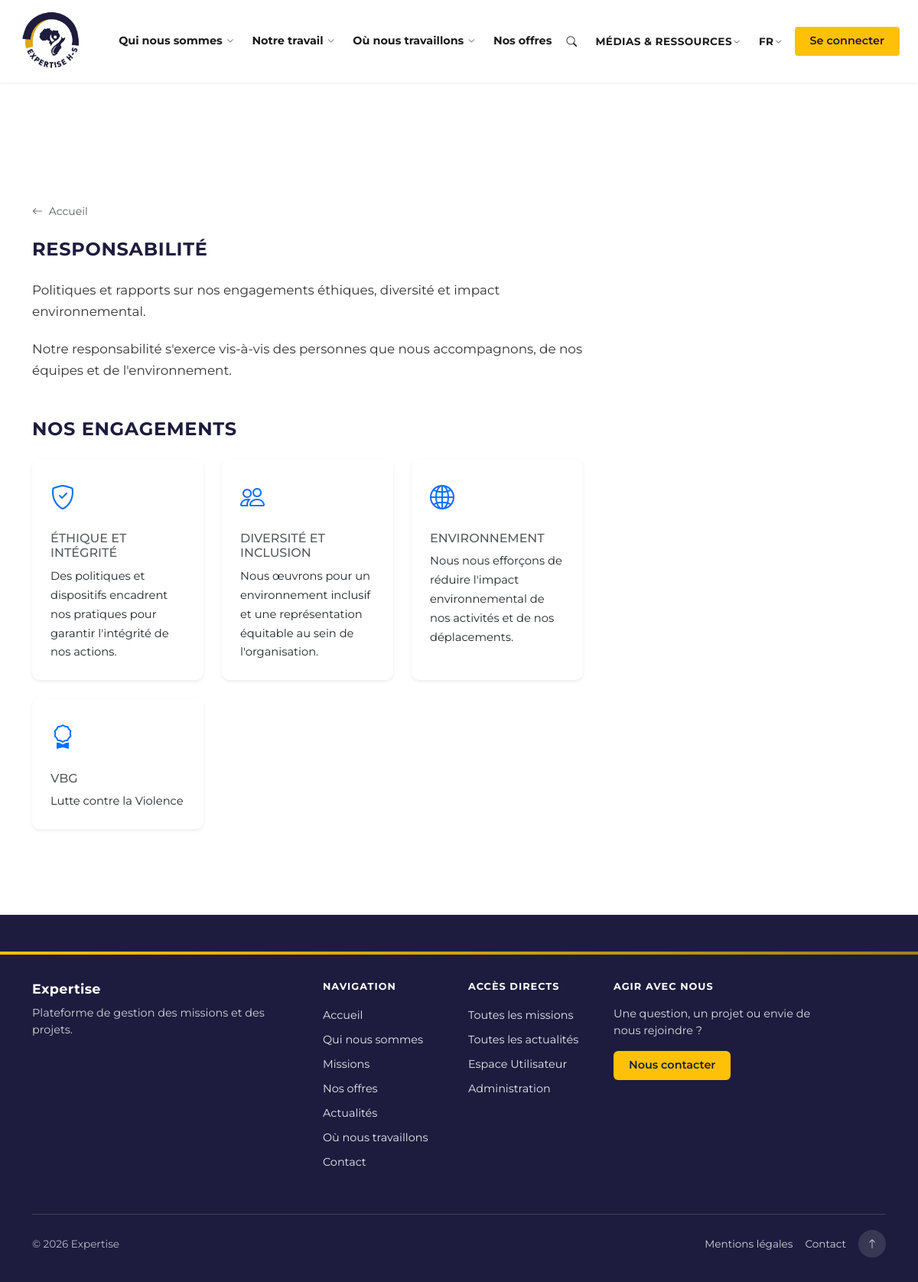
Screenshot of /responsibility.php with the database file from the repository.
### tables this page shows
CREATE TABLE `responsibility_page` (
  `id` int UNSIGNED NOT NULL,
  `organisation_id` int UNSIGNED DEFAULT NULL COMMENT 'NULL = contenu par d??faut',
  `intro_block1` text,
  `intro_block2` text,
  `created_at` timestamp NULL DEFAULT CURRENT_TIMESTAMP,
  `updated_at` timestamp NULL DEFAULT CURRENT_TIMESTAMP ON UPDATE CURRENT_TIMESTAMP
);

CREATE TABLE `responsibility_commitment` (
  `id` int UNSIGNED NOT NULL,
  `organisation_id` int UNSIGNED DEFAULT NULL COMMENT 'NULL = global',
  `title` varchar(255) NOT NULL,
  `description` text,
  `icon` varchar(100) DEFAULT NULL COMMENT 'Bootstrap Icons class e.g. bi-shield-check',
  `sort_order` int NOT NULL DEFAULT '0',
  `created_at` timestamp NULL DEFAULT CURRENT_TIMESTAMP,
  `updated_at` timestamp NULL DEFAULT CURRENT_TIMESTAMP ON UPDATE CURRENT_TIMESTAMP
);

### responsibility.php (the view, shortened to what this page needs)
<?php
$organisation = null;
$responsibilityPage = null;
$commitments = [];
require_once __DIR__ . '/inc/db.php';
if ($pdo) {
    $orgId = $organisation ? (int) $organisation->id : null;
    try {
        $stmt = $pdo->prepare("SELECT id, intro_block1, intro_block2 FROM responsibility_page WHERE organisation_id = ? OR organisation_id IS NULL ORDER BY organisation_id IS NULL ASC LIMIT 1");
        $stmt->execute([$orgId]);
        $responsibilityPage = $stmt->fetch(PDO::FETCH_OBJ);
    if (empty($commitments)) {
        $stmt = $pdo->query("SELECT id, title, description, icon FROM responsibility_commitment WHERE organisation_id IS NULL ORDER BY sort_order ASC, id ASC");
        $commitments = $stmt ? $stmt->fetchAll(PDO::FETCH_OBJ) : [];
    }
    } catch (PDOException $e) {
        $responsibilityPage = null;
        $commitments = [];
    }
}
require_once __DIR__ . '/inc/page-static.php';
?>
    <section class="py-5 page-content responsibility-page">
        <div class="container">
            <nav aria-label="Fil d'Ariane" class="mb-4">
                <a href="<?= htmlspecialchars($baseUrl) ?>index.php" class="text-muted text-decoration-none small"><i class="bi bi-arrow-left me-1"></i> Accueil</a>
            </nav>
            <h1 class="section-heading mb-4">Responsabilité</h1>
            <div class="content-prose mb-5">
                <?php if ($responsibilityPage && (trim($responsibilityPage->intro_block1 ?? '') !== '' || trim($responsibilityPage->intro_block2 ?? '') !== '')): ?>
                    <?php if (trim($responsibilityPage->intro_block1 ?? '') !== ''): ?>
                    <p><?= nl2br(htmlspecialchars($responsibilityPage->intro_block1)) ?></p>
                    <?php endif; ?>
                    <?php if (trim($responsibilityPage->intro_block2 ?? '') !== ''): ?>
                    <p><?= nl2br(htmlspecialchars($responsibilityPage->intro_block2)) ?></p>
                    <?php endif; ?>
                <?php else: ?>
                    <p>Politiques et rapports sur nos engagements éthiques, diversité et impact environnemental.</p>
                    <p>Notre responsabilité s'exerce vis-à-vis des personnes que nous accompagnons, de nos équipes et de l'environnement.</p>
                <?php endif; ?>
            </div>
            <section class="responsibility-commitments content-prose" aria-labelledby="responsibility-commitments-heading">
                <h2 id="responsibility-commitments-heading" class="section-heading mb-4">Nos engagements</h2>
                <div class="row g-4">
                    <?php
                    $defaultIcon = 'bi-file-earmark';
                    if (!empty($commitments)):
                        foreach ($commitments as $commitment):
                            $iconClass = !empty($commitment->icon) ? $commitment->icon : $defaultIcon;
                    ?>
                    <div class="col-md-4">
                        <div class="card border-0 h-100 shadow-sm responsibility-commitment-card">
                            <div class="card-body p-4">
                                <div class="responsibility-commitment-icon mb-3"><i class="bi <?= htmlspecialchars($iconClass) ?> text-primary"></i></div>
                                <h3 class="h6 text-uppercase text-muted mb-2"><?= htmlspecialchars($commitment->title) ?></h3>
                                <p class="mb-0 small"><?= nl2br(htmlspecialchars($commitment->description ?? '')) ?></p>
                            </div>
                        </div>
                    </div>
                    <?php
                        endforeach;
                    else:
                    ?>
                    <div class="col-12">
                        <p class="text-muted">Aucun engagement défini pour le moment.</p>
                    </div>
                    <?php endif; ?>
                </div>
            </section>
        </div>
    </section>
<?php require __DIR__ . '/inc/footer.php'; ?>

### inc/style.css (style rules this page uses)
:root { --msf-red: #FFC107; --msf-yellow: #FFC107; --msf-blue-dark: #1D1C3E; --msf-dark: #1D1C3E; --pam-blue: #0071BC; --msf-dark-nav: #2d2d4e; --msf-font: "Montserrat", -apple-system, BlinkMacSystemFont, "Segoe UI", sans-serif; --msf-nav-font: "Montserrat", -apple-system, BlinkMacSystemFont, sans-serif; }
* { font-family: var(--msf-font); }
body, html { font-family: var(--msf-font); margin: 0; padding: 0; padding-top: 108px; overflow-x: hidden; }
[class^="bi-"], [class*=" bi-"] { font-family: "bootstrap-icons" !important; }
.section-heading { font-size: 1.5rem; font-weight: 700; color: var(--msf-blue-dark); margin-bottom: 1.5rem; text-transform: uppercase; letter-spacing: 0.03em; }
.page-content .content-prose { font-size: 1.05rem; line-height: 1.7; color: #333; max-width: 720px; }
.page-content .content-prose p { margin-bottom: 1.25rem; }
.page-content .content-prose p:last-child { margin-bottom: 0; }
.page-content .content-prose h2 { color: var(--msf-blue-dark); margin-top: 1.5rem; margin-bottom: 0.75rem; }
.responsibility-commitment-card { border-radius: 10px; transition: transform 0.2s ease, box-shadow 0.2s ease; }
.responsibility-commitment-icon { font-size: 2rem; }

### rows the page displays
responsibility_page: intro_block1 "Politiques et rapports sur nos engagements éthiques, diversité et impact environnemental.", intro_block2 "Notre responsabilité s'exerce vis-à-vis des personnes que nous accompagnons, de nos équipes et de l'environnement."
responsibility_commitment: title "ÉTHIQUE ET INTÉGRITÉ", description "Des politiques et dispositifs encadrent nos pratiques pour garantir l'intégrité de nos actions."
responsibility_commitment: title "DIVERSITÉ ET INCLUSION", description "Nous œuvrons pour un environnement inclusif et une représentation équitable au sein de l'organisation."
responsibility_commitment: title "ENVIRONNEMENT", description "Nous nous efforçons de réduire l'impact environnemental de nos activités et de nos déplacements."
responsibility_commitment: title "VBG", description "Lutte contre la Violence"

### other values shown
$footerOrgName "Expertise"
